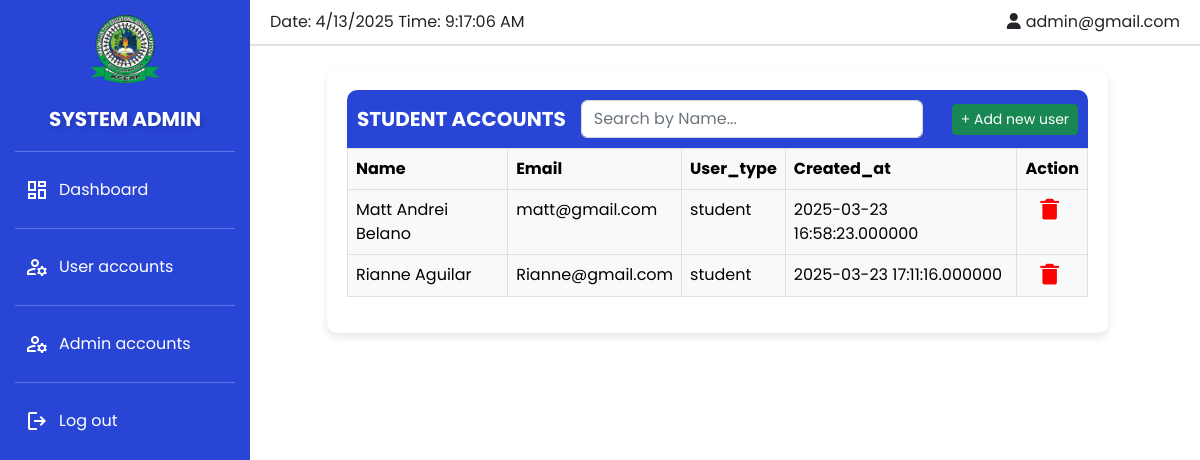
The app's page /system_admin/accounts.php (signed in) with its own data.
### tables this page shows
CREATE TABLE `accounts` (
  `id` int(100) NOT NULL,
  `name` varchar(100) NOT NULL,
  `email` varchar(100) NOT NULL,
  `password` varchar(100) NOT NULL,
  `user_type` varchar(100) NOT NULL DEFAULT 'student',
  `created_at` datetime(6) DEFAULT NULL
);

### system_admin/accounts.php (the view, shortened to what this page needs)
<?php
include '../config/config.php';
include '../include/header3.php';
$select_accounts = mysqli_query($conn, "SELECT * FROM accounts WHERE user_type = 'student' ORDER BY name ASC");
?>
<body>
    <?php
    include '../include/aside2.php';
    include '../include/top-bar.php';
    ?><br>
    <div class="container managetable mt-0 center-table">
        <div class="table-container col-10">
            <div class="header-bar">
                <div class="header-left">
                    <h2><strong>STUDENT ACCOUNTS</strong></h2>
                    <div class="search-container">
                        <input type="text" id="searchInput" class="form-control" placeholder="Search by Name..." />
                    </div>
                </div>
                <div class="header-right">
                    <button class="btn btn-success btn-sm" data-bs-toggle="modal" data-bs-target="#addSC">+ Add new
                        user</button>
                </div>
            </div>
            <div class="col-md-12 scroll-data">
                <table class="table table-bordered table-light table-hover" id="scholarTable">
                    <thead class="table-light">
                        <tr>
                            <th scope="col">Name</th>
                            <th scope="col">Email</th>
                            <th scope="col">User_type</th>
                            <th scope="col">Created_at</th>
                            <th scope="col">Action</th>
                        </tr>
                    </thead>
                    <tbody>
                    <?php
                      while ($row = mysqli_fetch_assoc($select_accounts)) {
                    ?>
                        <tr data-id="<?php echo $row['id']; ?>">
                            <td><?php echo $row['name']; ?></td>
                            <td><?php echo $row['email']; ?></td>
                            <td><?php echo $row['user_type']; ?></td>
                            <td><?php echo $row['created_at']; ?></td>
                            <td class="action-btns">
                                <a class="delete-btn" data-bs-toggle="modal" href="#deleteModal" data-id="<?php echo $row['id']; ?>">
                                    <i class='bx bxs-trash-alt bx-sm' style="color: red;"></i>
                                </a>
                            </td>
                        </tr>
                    <?php } ?>
                    </tbody>
                </table>
            </div>
        </div>
    </div><br>
</body>
</html>

### style/admin.css (style rules this page uses)
* { font-family: "Poppins", sans-serif; }
.center-table { display: flex; justify-content: center; align-items: center; width: 100%; }
.table-container { background: white; padding: 20px; border-radius: 10px; box-shadow: 0px 4px 8px rgba(0, 0, 0, 0.1); width: 70%; margin-left: 235px; }
.action-btns i { cursor: pointer; }
.header-bar { display: flex; justify-content: space-between; align-items: center; padding: 10px; background-color: #2845d6; color: white; border-radius: 10px 10px 0 0; }
.header-left { display: flex; align-items: center; gap: 15px; }
.header-right { display: flex; align-items: center; }
.header-bar h2 { margin: 0; font-size: 20px; }
.action-btns a { text-decoration: none; margin-right: 5px; display: flex; justify-content: center; align-items: center; }
.scroll-data { max-height: 500px; overflow-y: auto; }

### records on screen
accounts: name "Matt Andrei Belano", email "matt@gmail.com", user_type "student", created_at "2025-03-23 16:58:23.000000"
accounts: name "Rianne Aguilar", email "Rianne@gmail.com", user_type "student", created_at "2025-03-23 17:11:16.000000"

### other values on screen
$_SESSION['email'] "admin@gmail.com"
